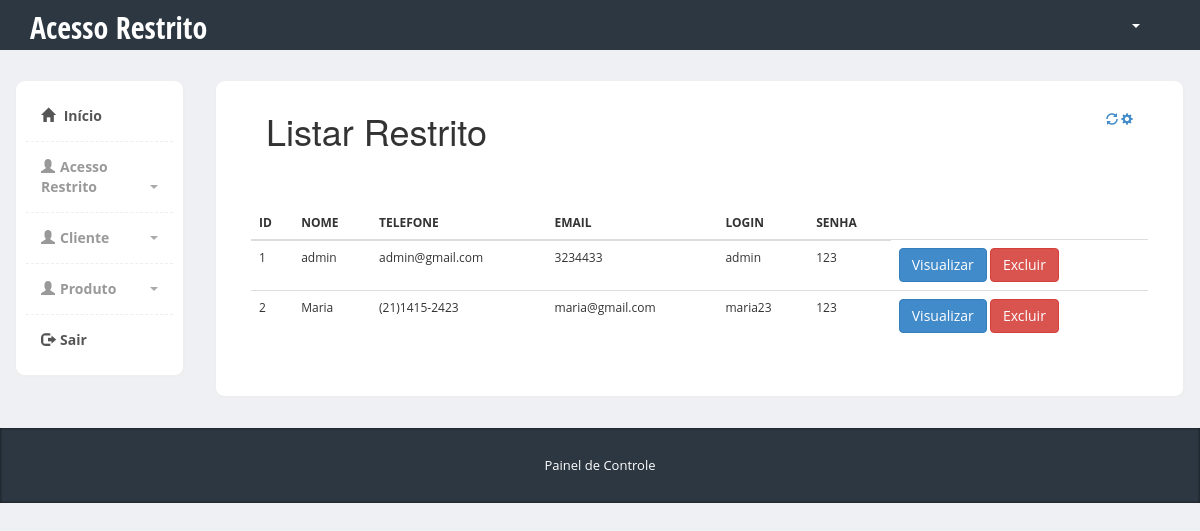
The page /admin/restrito-lista.php on the database its author committed.
### tables this page shows
CREATE TABLE `acesso_restrito` (
  `pk_restrito` int(11) NOT NULL,
  `nome` varchar(255) NOT NULL,
  `email` varchar(255) NOT NULL,
  `telefone` varchar(255) NOT NULL,
  `login` varchar(255) NOT NULL,
  `senha` varchar(255) NOT NULL
);

### admin/Restrito.class.php (called while the page is built, shortened)
<?php
class Restrito{
     public function lista(){
        $pdo = Conexao::conexao();
        $sql  = "SELECT * FROM acesso_restrito;";
        $consulta = $pdo->query($sql);
        $dados = null;
        while ($linha = $consulta->fetch(PDO::FETCH_ASSOC)){
            $dados[] = array(
            "id" => $linha['pk_restrito'],
            "nome" => $linha['nome'],
            "telefone" => $linha['telefone'],
            "email" => $linha['email'],
            "login" => $linha['login'],
            "senha" => $linha['senha']
            );
        }
        return $dados;
    }
}

### admin/restrito-lista.php (the view, shortened to what this page needs)
<?php
    require "Restrito.class.php";
    $restrito = new Restrito ();
    $dados = $restrito->lista();
?>
<?php include "includes/header.php" ?>
<div class="col-md-10">
		  	<div class="row">
		<div class="col-md-12">
		  			<div class="content-box-large">
		  				<div class="panel-heading">
							<div class="panel-title">
				  <h1>Listar Restrito</h1>
			</div>
			<div class="panel-options">
								<a href="#" data-rel="collapse"><i class="glyphicon glyphicon-refresh"></i></a>
								<a href="#" data-rel="reload"><i class="glyphicon glyphicon-cog"></i></a>
							</div>
						</div>
		  	<div class="panel-body">
      <?php if($dados==null){ ?>
            <p>Nenhum usuário cadastrado</p>
        <?php } else{ ?>
        <table class="lista-dados">
		   <div class="col-md-10">
		  	<div class="row">
  				<div class="col-md-6">
		  				<div class="panel-body">
		  					<table class="table">
				              <thead>
				                <tr>
				                  <th>ID</th>
				                  <th>NOME</th>
				                  <th>TELEFONE</th>
				                  <th>EMAIL</th>
				                  <th>LOGIN</th>
				                  <th>SENHA</th>
				                </tr>
				              </thead>
				               <?php
								 foreach($dados as $dado => $coluna){
												echo "<tr>";
												echo "<td>".$coluna['id']."</td>";
												echo "<td>".$coluna['nome']."</td>";
												echo "<td>".$coluna['email']."</td>";
												echo "<td>".$coluna['telefone']."</td>";
												echo "<td>".$coluna['login']."</td>";
												echo "<td>".$coluna['senha']."</td>";
													echo '<td>  <a href="visualizar.php?id='.$coluna['id'].  "&nome=" . $coluna['nome'] . "&email=" . $coluna['email'] . "&telefone=" . $coluna['telefone'] . "&login=" . $coluna['login'] . "&senha=" . $coluna['senha'] . '"> <input type="submit" class="btn btn-primary"  value="Visualizar"/>
												 <a href="restrito-excluir.php?id='.$coluna['id'].'"> <input type="submit" class="btn btn-danger"  value="Excluir"/></a></td>';
												echo "</tr>";
											}
								?>
								   <?php } ?>
				            </table>
		  				</div>
		  			</div>
  				</div>
  			</div>
	</div>
		  		</div>
		  	</div>
		  </div>
		</div>
    </div>
  <?php include "includes/footer.php" ?>

### admin/css/styles.css (style rules this page uses)
body { font-family: 'Open Sans', sans-serif; position: relative; margin: 0px; font-size: 12px; padding: 0px; }
.content-box, .content-box-large { margin-bottom:30px; background:#fff; border-radius:10px; padding:10px; border-left:1px solid #eee; border-top:1px solid #eee; border-right:2px solid #eee; border-bottom:2px solid #eee; }
.content-box-large { padding: 20px; }
body { background-color: #eff0f3; }
.panel-heading>.panel-title, .content-box-header .panel-title { float: left; padding: 10px 15px; padding-top: 0px; }
.panel-heading>.panel-title>*, .content-box-header .panel-title>* { margin: 0; }
.panel-heading>.panel-options, .content-box-header .panel-options { float: right; padding-right: 15px; }
.panel-heading>.panel-options>a, .content-box-header .panel-options>a { margin-top: 10px; }
.panel-body { clear:both; }

### rows shown on the page
acesso_restrito: pk_restrito "1", nome "admin", email "admin@gmail.com", telefone "3234433", login "admin", senha "123"
acesso_restrito: pk_restrito "2", nome "Maria", email "(21)1415-2423", telefone "maria@gmail.com", login "maria23", senha "123"
